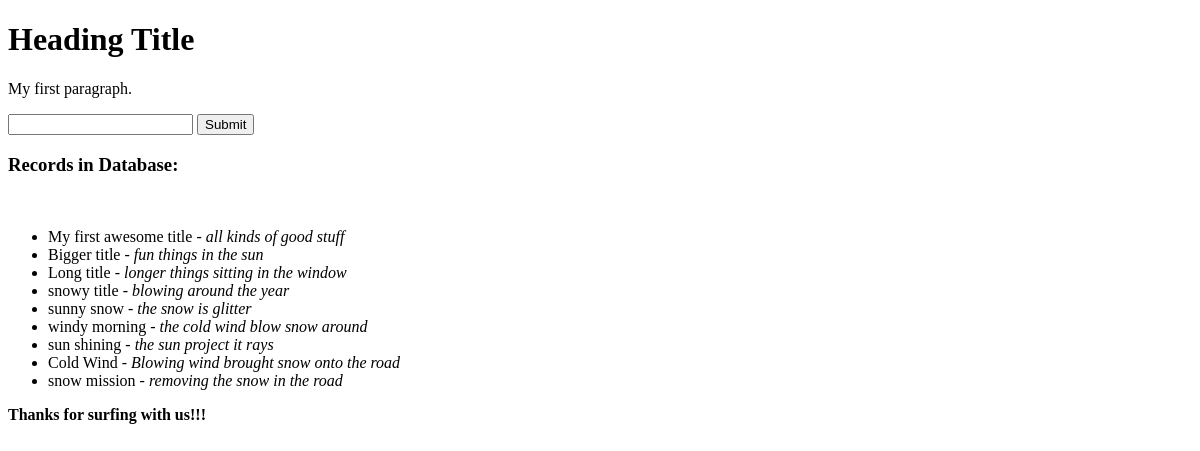
The app's page /articles/all/, older data.
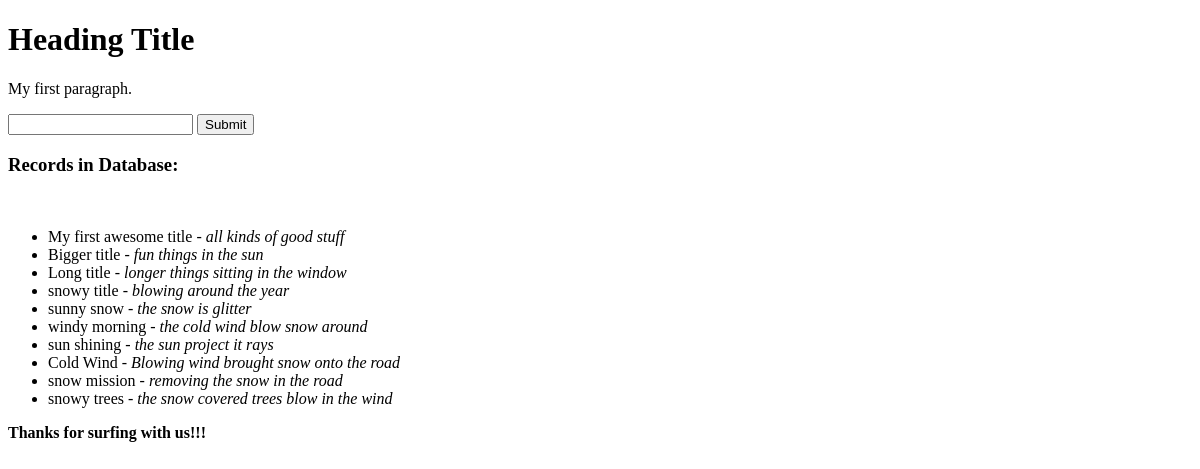
The same page, newer data.
### articles/models.py (models this page shows, shortened)
class Article(models.Model):
    title = models.CharField(max_length=120)
    slug = models.SlugField( blank=True, null=True)
    content = models.TextField()
    timestamp = models.DateTimeField(auto_now_add=True)
    updated = models.DateTimeField(auto_now=True)
    publish = models.DateField(auto_now=False, auto_now_add=False, default=timezone.now)

### articles/views.py (the view)
# urls.py: path('articles/all/', views.article_all_view ),
def article_all_view(request):
    all_records = Article.objects.all()
    context = {
        "single_object": all_records,
    }
    return render(request=request, template_name="articles/all_records.html", context=context)

### templates/articles/all_records.html
{% extends "base.html" %}
{% block content %}
<h3> Records in Database:</h3><br>
<ul>
    {% for name in single_object%}
    <li>
            {{name.title}} - <i>{{name.content}}</i>
    </li>
    {% endfor %}
</ul>
<b>Thanks for surfing with us!!!</b>
{% endblock content %}

Row changes from the older to the newer data that the page shows:
added Article: title "snowy trees", content "the snow covered trees blow in the wind"
